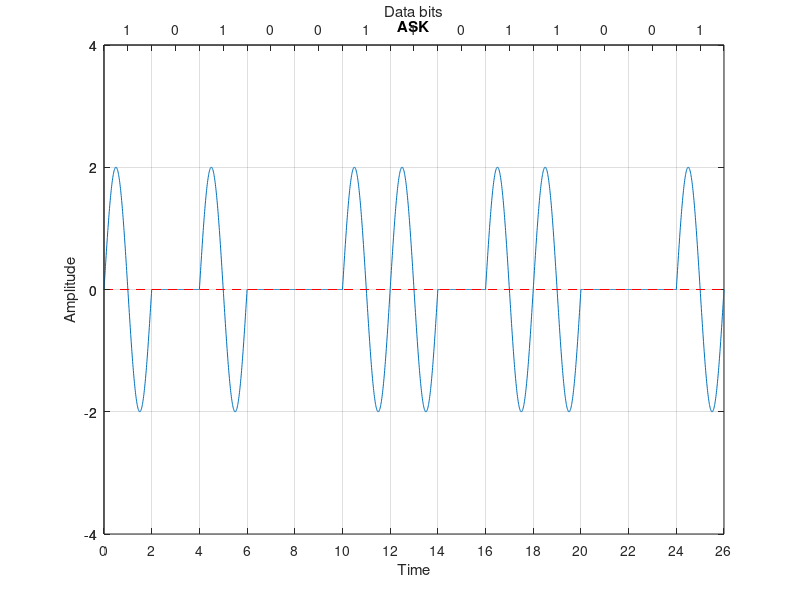

Write the MATLAB code that produced this figure.
clear all;close all;clc;

bits = [1 0 1 0 0 1 1 0 1 1 0 0 1];
bit_duration = 2;

fs = 100;
Total_time = length(bits) * bit_duration;   # time needed to send whole data
time = 0: 1/fs: Total_time;


amplitude = 2;
f = 0.5;
carrier_signal = amplitude * sin(2 * pi * f * time);


idx = 1;
for i = 1 : length(carrier_signal)
     modulated_carrier_signal(i) = carrier_signal(i) * bits(idx);
     if time(i)/bit_duration >= idx
        idx = idx + 1;
     endif
endfor


# ploting
plot(time, modulated_carrier_signal);
xticks([0: bit_duration: Total_time]);
yticks([-amplitude-2: 2: amplitude+2]);
ylim([-amplitude-2, amplitude+2]);
xlim([0, Total_time]);
grid on;
title("ASK");
xlabel("Time");
ylabel("Amplitude");
line ([0, Total_time], [0 0], "linestyle", "--", "color", "r");

% Top axis
ax1=gca;
ax2 = axes('Position', get(ax1, 'Position'), 'Color', 'none');
set(ax2, 'XAxisLocation', 'top');
set(ax2, 'XLim', get(ax1, 'XLim'));
set(ax2, 'YLim', get(ax1, 'YLim'));
set(ax2, 'XTick', [bit_duration/2: bit_duration: Total_time]);
set(ax2, 'YTick', [-amplitude-2: 2: amplitude+2]);
set(ax2, 'XTickLabel', bits);
set(ax2, 'XLabel', 'Data bits');




%Demodulation
idx = 1;
for i = 1 : length(time)
    if time(i)/bit_duration >= idx
        data = modulated_carrier_signal(i);

        if data == 0
            demodulated(idx) = 0;
        else
            demodulated(idx) = 1;
        endif
        idx = idx + 1;
    endif
endfor

disp("Orginal bits:");
disp(bits);

disp("Demodulation:");
disp(demodulated);

